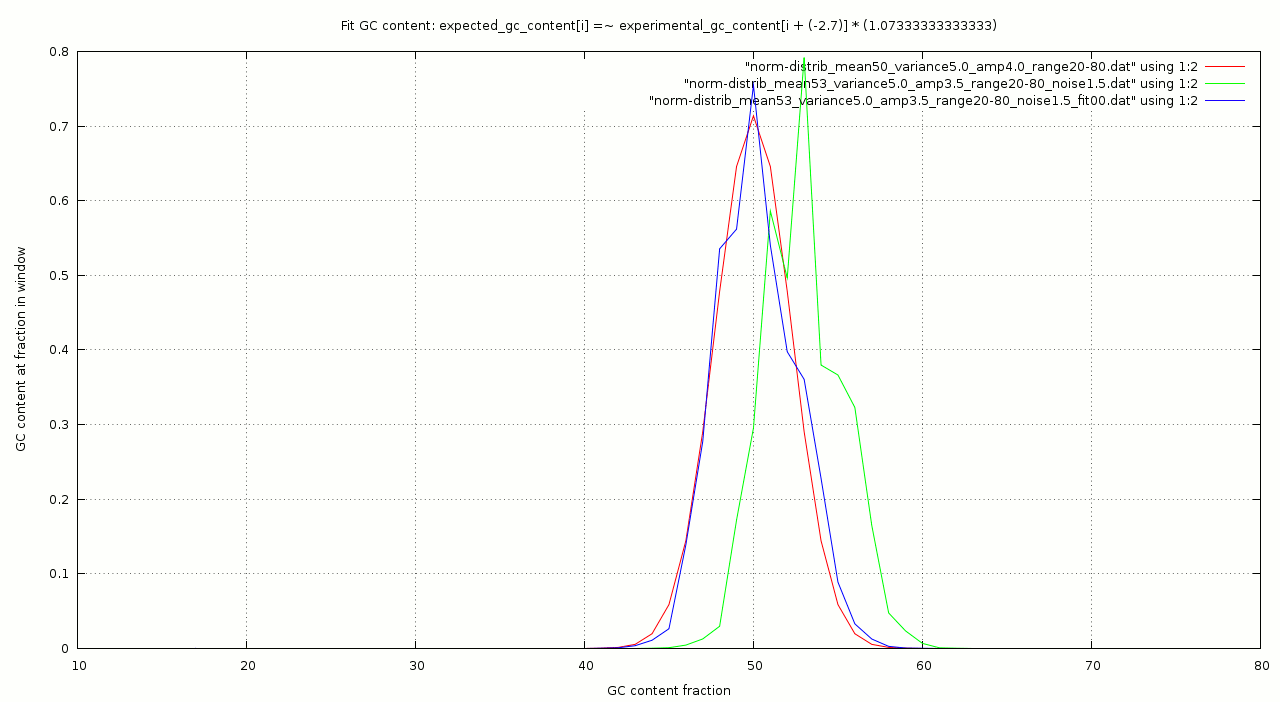

Source code (gnuplot):
#!/usr/bin/gnuplot -persist
set title "Fit GC content: expected_gc_content[i] =~ experimental_gc_content[i + (-2.7)] * (1.07333333333333)"
set xlabel "GC content fraction"
set ylabel "GC content at fraction in window"
plot "norm-distrib_mean50_variance5.0_amp4.0_range20-80.dat" using 1:2 with lines, \
     "norm-distrib_mean53_variance5.0_amp3.5_range20-80_noise1.5.dat" using 1:2 with lines, \
     "norm-distrib_mean53_variance5.0_amp3.5_range20-80_noise1.5_fit00.dat" using 1:2 with lines
